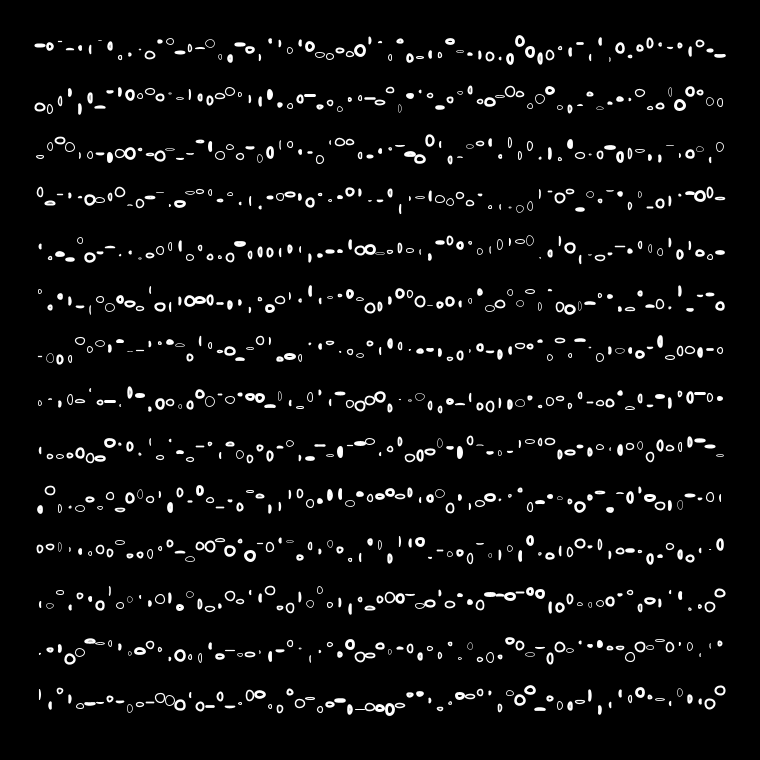
Frame 1 (no input)
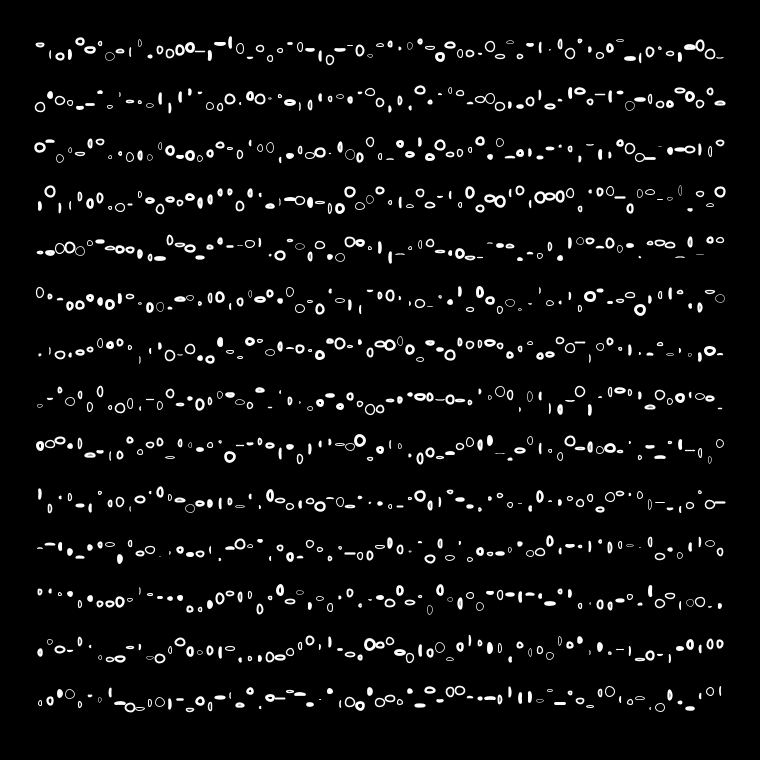
Frame 60 (the mouse pressed at the canvas centre just before this capture)
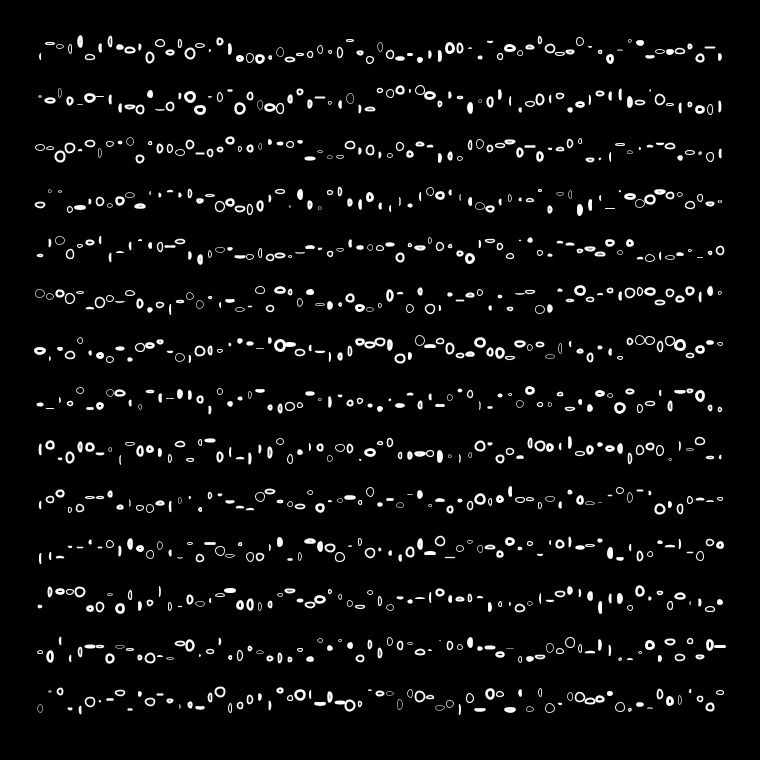
Frame 120 (the mouse held since frame 60 and released just before this capture)

The Processing sketch that drew these frames (run headless with seeded random() and noise(); from frame 60 on, the mouse is pressed at the canvas centre):

// Processing sketch: processing_149282
// ── processing_149282.pde

float x;
float y;
float d;
float iH;
float iV;

void setup() {
  size(760,760);
  frameRate(10);
  smooth();
}

void draw() {
  background(0);
  
  x = 40;
  y = 120;
  d = 10;
  iH = 10;
  iV = 50;
  
  for(y = 40; y <= 720; y += iV) {
    for(x = 40; x <= 720; x += iH) {
      strokeWeight(random(0.5,3));
      stroke(255);
      noFill();
      ellipse(x,y+(random(20)),random(d),random(d));
    }
  }
}
